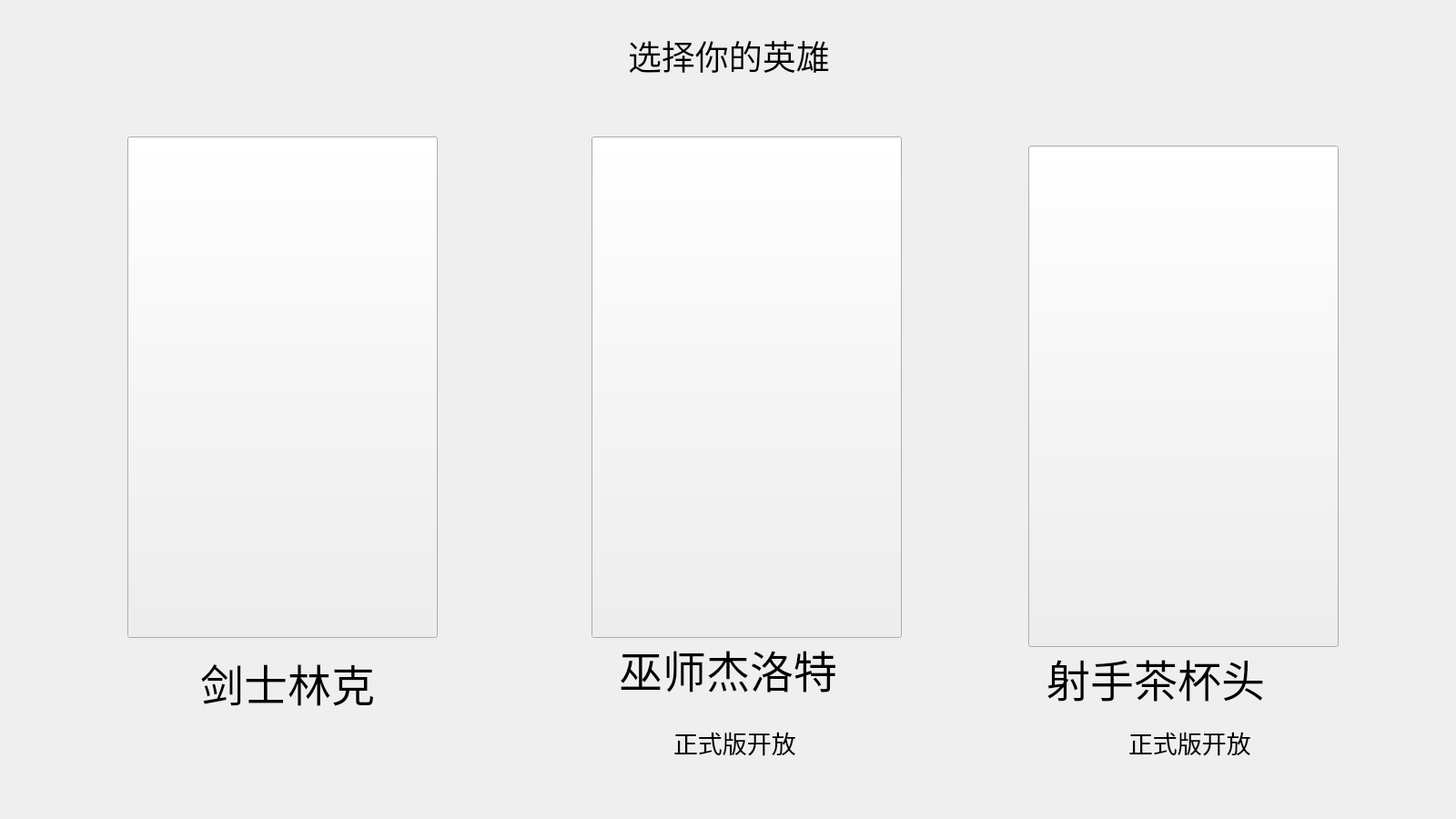
<?xml version="1.0" encoding="UTF-8"?>
<ui version="4.0">
 <class>Choose</class>
 <widget class="QWidget" name="Choose">
  <property name="geometry">
   <rect>
    <x>0</x>
    <y>0</y>
    <width>1600</width>
    <height>900</height>
   </rect>
  </property>
  <property name="windowTitle">
   <string>Form</string>
  </property>
  <widget class="QPushButton" name="btn_ChooseLink">
   <property name="geometry">
    <rect>
     <x>140</x>
     <y>150</y>
     <width>341</width>
     <height>551</height>
    </rect>
   </property>
   <property name="cursor">
    <cursorShape>OpenHandCursor</cursorShape>
   </property>
   <property name="styleSheet">
    <string notr="true">border-image: url(:/Pictures/ChooseLink.png);</string>
   </property>
   <property name="text">
    <string/>
   </property>
  </widget>
  <widget class="QPushButton" name="btn_ChooseGeralt">
   <property name="geometry">
    <rect>
     <x>650</x>
     <y>150</y>
     <width>341</width>
     <height>551</height>
    </rect>
   </property>
   <property name="styleSheet">
    <string notr="true">border-image: url(:/Pictures/ChooseGeralt.png);</string>
   </property>
   <property name="text">
    <string/>
   </property>
  </widget>
  <widget class="QPushButton" name="btn_ChooseCupHeah">
   <property name="geometry">
    <rect>
     <x>1130</x>
     <y>160</y>
     <width>341</width>
     <height>551</height>
    </rect>
   </property>
   <property name="styleSheet">
    <string notr="true">border-image: url(:/Pictures/ChooseCupHead.png);</string>
   </property>
   <property name="text">
    <string/>
   </property>
  </widget>
  <widget class="QLabel" name="label">
   <property name="geometry">
    <rect>
     <x>690</x>
     <y>40</y>
     <width>941</width>
     <height>41</height>
    </rect>
   </property>
   <property name="font">
    <font>
     <family>楷体</family>
     <pointsize>28</pointsize>
    </font>
   </property>
   <property name="text">
    <string>选择你的英雄</string>
   </property>
  </widget>
  <widget class="QLabel" name="label_2">
   <property name="geometry">
    <rect>
     <x>220</x>
     <y>710</y>
     <width>281</width>
     <height>81</height>
    </rect>
   </property>
   <property name="font">
    <font>
     <family>楷体</family>
     <pointsize>36</pointsize>
    </font>
   </property>
   <property name="text">
    <string>剑士林克</string>
   </property>
  </widget>
  <widget class="QLabel" name="label_3">
   <property name="geometry">
    <rect>
     <x>680</x>
     <y>670</y>
     <width>421</width>
     <height>131</height>
    </rect>
   </property>
   <property name="font">
    <font>
     <family>楷体</family>
     <pointsize>36</pointsize>
    </font>
   </property>
   <property name="text">
    <string>巫师杰洛特</string>
   </property>
  </widget>
  <widget class="QLabel" name="label_5">
   <property name="geometry">
    <rect>
     <x>1150</x>
     <y>690</y>
     <width>551</width>
     <height>111</height>
    </rect>
   </property>
   <property name="font">
    <font>
     <family>楷体</family>
     <pointsize>36</pointsize>
    </font>
   </property>
   <property name="text">
    <string>射手茶杯头</string>
   </property>
  </widget>
  <widget class="QLabel" name="label_4">
   <property name="geometry">
    <rect>
     <x>740</x>
     <y>780</y>
     <width>331</width>
     <height>71</height>
    </rect>
   </property>
   <property name="font">
    <font>
     <family>楷体</family>
     <pointsize>20</pointsize>
    </font>
   </property>
   <property name="text">
    <string>正式版开放</string>
   </property>
  </widget>
  <widget class="QLabel" name="label_6">
   <property name="geometry">
    <rect>
     <x>1240</x>
     <y>780</y>
     <width>241</width>
     <height>71</height>
    </rect>
   </property>
   <property name="font">
    <font>
     <family>楷体</family>
     <pointsize>20</pointsize>
    </font>
   </property>
   <property name="text">
    <string>正式版开放</string>
   </property>
  </widget>
 </widget>
 <resources/>
 <connections/>
</ui>
